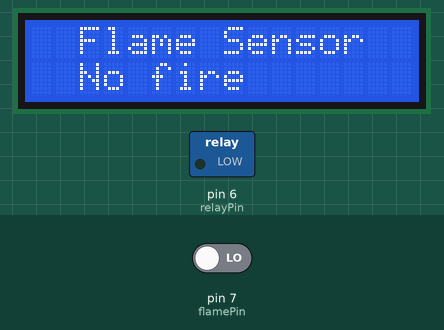
The sketch below on a simulated Arduino Uno, built with avr-gcc and run on an emulated ATmega328P. Shown: 16×2 character LCD, switched loads named in the sketch (green lamp = pin HIGH). The inputs (shaded band) are chosen by the test bench; at power-on: pin 7 (flamePin) LOW. What the sketch prints to the serial monitor is not drawn.

Above: at 1.2 s.
1.3 s: pin 7 (flamePin) driven HIGH
At 2.6 s:
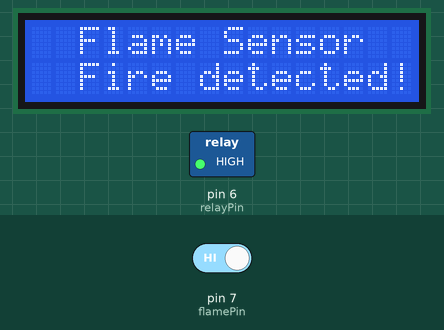
3.5 s: pin 7 (flamePin) driven LOW
At 4.5 s:
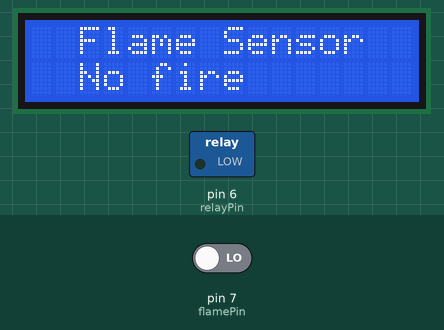
Timing chart, 0 to 6.5 s (numbered marks = the images above; inputs shaded):
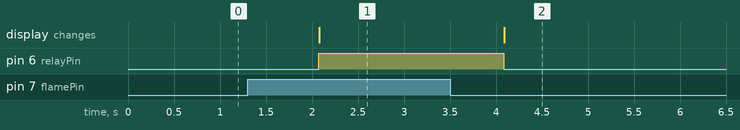

The sketch:

FlameSesnor_Code.ino
```cpp
#include <LiquidCrystal.h>
LiquidCrystal lcd(13, 12, 11, 10, 9, 8);
int relayPin = 6; // Motor Relay
int flamePin = 7; // Flame sensor connected to digital pin 7
int flameValue = 0;

void setup() {
  Serial.begin(9600);
  lcd.begin(16, 2);
  pinMode(flamePin, INPUT);
  pinMode(relayPin,OUTPUT);
  lcd.print("Flame Sensor");
}

void loop() {
  flameValue = digitalRead(flamePin); // Read the flame sensor value


  if (flameValue == HIGH) {
    digitalWrite(relayPin,HIGH);
    lcd.clear();
    lcd.setCursor(2, 0);
    lcd.print("Flame Sensor");
    lcd.setCursor(2, 1);
    lcd.print("Fire detected!");
    digitalRead(flamePin);
    Serial.println(flamePin);
  } else {
    digitalWrite(relayPin,LOW);
    lcd.clear();
    lcd.setCursor(2, 0);
    lcd.print("Flame Sensor");
    lcd.setCursor(2, 1);
    lcd.print("No fire");
    Serial.println(flamePin);
  }
  delay(1000);

}
```

Measured:
- after the input at 1.3 s, pin 6 (relayPin): LOW → HIGH after 0.77 s; the display: changes after 0.78 s (image 1)
- after the input at 3.5 s, pin 6 (relayPin): HIGH → LOW after 0.59 s; the display: changes after 0.59 s (image 2)
